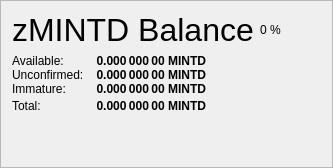
                   <widget class="QFrame" name="frame_ZerocoinBalances">
                    <property name="frameShape">
                     <enum>QFrame::StyledPanel</enum>
                    </property>
                    <property name="frameShadow">
                     <enum>QFrame::Raised</enum>
                    </property>
                    <layout class="QVBoxLayout" name="verticalLayout_7">
                     <item>
                      <layout class="QHBoxLayout" name="horizontalLayout_8" stretch="0,0,0">
                       <item>
                        <widget class="QLabel" name="label_5z_3">
                         <property name="minimumSize">
                          <size>
                           <width>0</width>
                           <height>20</height>
                          </size>
                         </property>
                         <property name="font">
                          <font>
                           <pointsize>24</pointsize>
                           <weight>50</weight>
                           <bold>false</bold>
                          </font>
                         </property>
                         <property name="text">
                          <string>zMINTD Balance</string>
                         </property>
                        </widget>
                       </item>
                       <item>
                        <widget class="QLabel" name="labelzMINTDPercent">
                         <property name="text">
                          <string notr="true">0 %</string>
                         </property>
                        </widget>
                       </item>
                       <item>
                        <spacer name="horizontalSpacer_11">
                         <property name="orientation">
                          <enum>Qt::Horizontal</enum>
                         </property>
                         <property name="sizeHint" stdset="0">
                          <size>
                           <width>40</width>
                           <height>20</height>
                          </size>
                         </property>
                        </spacer>
                       </item>
                      </layout>
                     </item>
                     <item>
                      <layout class="QGridLayout" name="gridLayout_5">
                       <property name="horizontalSpacing">
                        <number>12</number>
                       </property>
                       <property name="verticalSpacing">
                        <number>0</number>
                       </property>
                       <item row="1" column="0">
                        <widget class="QLabel" name="labelzBalanceMatureText">
                         <property name="toolTip">
                          <string>Mature: more than 20 confirmation and more than 1 mint of the same denomination after it was minted.
These zMINTD are spendable.</string>
                         </property>
                         <property name="text">
                          <string>Available:</string>
                         </property>
                        </widget>
                       </item>
                       <item row="1" column="1">
                        <widget class="QLabel" name="labelzBalanceMature">
                         <property name="font">
                          <font>
                           <weight>75</weight>
                           <bold>true</bold>
                          </font>
                         </property>
                         <property name="toolTip">
                          <string>Mature: more than 20 confirmation and more than 1 mint of the same denomination after it was minted.
These zMINTD are spendable.</string>
                         </property>
                         <property name="text">
                          <string notr="true">0.000 000 00 MINTD</string>
                         </property>
                         <property name="alignment">
                          <set>Qt::AlignRight|Qt::AlignTrailing|Qt::AlignVCenter</set>
                         </property>
                        </widget>
                       </item>
                       <item row="2" column="0">
                        <widget class="QLabel" name="labelzBalanceUnconfirmedText">
                         <property name="toolTip">
                          <string>Unconfirmed: less than 20 confirmations
Immature: confirmed, but less than 3 mints of the same denomination after it was minted</string>
                         </property>
                         <property name="text">
                          <string>Unconfirmed:</string>
                         </property>
                        </widget>
                       </item>
                       <item row="2" column="1">
                        <widget class="QLabel" name="labelzBalanceUnconfirmed">
                         <property name="font">
                          <font>
                           <weight>75</weight>
                           <bold>true</bold>
                          </font>
                         </property>
                         <property name="toolTip">
                          <string>Unconfirmed: less than 20 confirmations
Immature: confirmed, but less than 3 mints of the same denomination after it was minted</string>
                         </property>
                         <property name="text">
                          <string notr="true">0.000 000 00 MINTD</string>
                         </property>
                         <property name="alignment">
                          <set>Qt::AlignRight|Qt::AlignTrailing|Qt::AlignVCenter</set>
                         </property>
                        </widget>
                       </item>
                       <item row="3" column="0">
                        <widget class="QLabel" name="labelzBalanceImmatureText">
                         <property name="toolTip">
                          <string>Unconfirmed: less than 20 confirmations
Immature: confirmed, but less than 3 mints of the same denomination after it was minted</string>
                         </property>
                         <property name="text">
                          <string>Immature:</string>
                         </property>
                        </widget>
                       </item>
                       <item row="3" column="1">
                        <widget class="QLabel" name="labelzBalanceImmature">
                         <property name="font">
                          <font>
                           <weight>75</weight>
                           <bold>true</bold>
                          </font>
                         </property>
                         <property name="toolTip">
                          <string>Unconfirmed: less than 20 confirmations
Immature: confirmed, but less than 3 mints of the same denomination after it was minted</string>
                         </property>
                         <property name="text">
                          <string notr="true">0.000 000 00 MINTD</string>
                         </property>
                         <property name="alignment">
                          <set>Qt::AlignRight|Qt::AlignTrailing|Qt::AlignVCenter</set>
                         </property>
                        </widget>
                       </item>
                       <item row="4" column="0">
                        <widget class="QLabel" name="labelzBalanceText">
                         <property name="toolTip">
                          <string>Your current zMINTD balance, unconfirmed and immature zMINTD included.</string>
                         </property>
                         <property name="text">
                          <string>Total:</string>
                         </property>
                        </widget>
                       </item>
                       <item row="4" column="1">
                        <widget class="QLabel" name="labelzBalance">
                         <property name="font">
                          <font>
                           <weight>75</weight>
                           <bold>true</bold>
                          </font>
                         </property>
                         <property name="cursor">
                          <cursorShape>IBeamCursor</cursorShape>
                         </property>
                         <property name="toolTip">
                          <string>Your current zMINTD balance, unconfirmed and immature zMINTD included.</string>
                         </property>
                         <property name="text">
                          <string notr="true">0.000 000 00 MINTD</string>
                         </property>
                         <property name="alignment">
                          <set>Qt::AlignRight|Qt::AlignTrailing|Qt::AlignVCenter</set>
                         </property>
                         <property name="textInteractionFlags">
                          <set>Qt::LinksAccessibleByMouse|Qt::TextSelectableByKeyboard|Qt::TextSelectableByMouse</set>
                         </property>
                        </widget>
                       </item>
                       <item row="4" column="2">
                        <spacer name="horizontalSpacer_4">
                         <property name="orientation">
                          <enum>Qt::Horizontal</enum>
                         </property>
                         <property name="sizeHint" stdset="0">
                          <size>
                           <width>40</width>
                           <height>20</height>
                          </size>
                         </property>
                        </spacer>
                       </item>
                      </layout>
                     </item>
                     <item>
                      <spacer name="verticalSpacer_4">
                       <property name="orientation">
                        <enum>Qt::Vertical</enum>
                       </property>
                       <property name="sizeHint" stdset="0">
                        <size>
                         <width>20</width>
                         <height>40</height>
                        </size>
                       </property>
                      </spacer>
                     </item>
                    </layout>
                   </widget>
